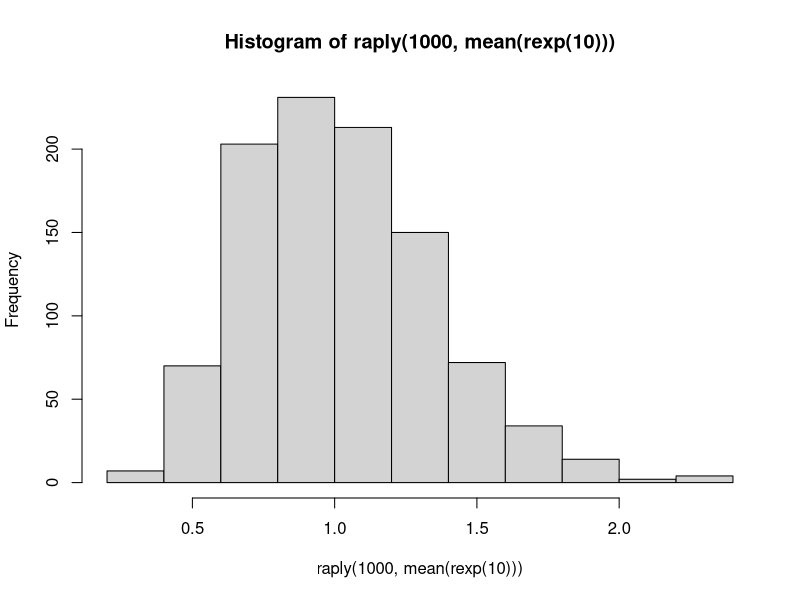
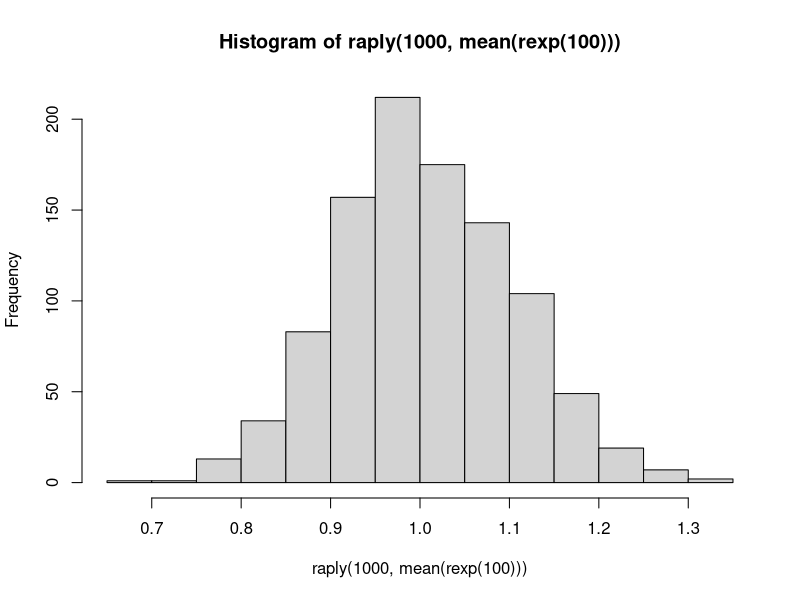
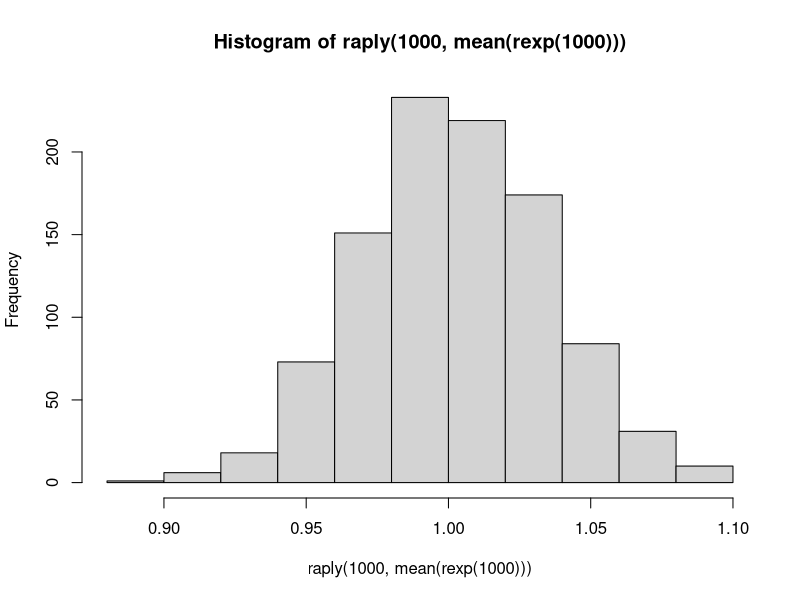

Generate these figures, in order, with R:
# r2py crawler metadata
# package: plyr
# source_type: rd_example
# topic: raply.Rd
# source_file: C:\Users\bened\AppData\Local\R\win-library\4.5\plyr\help
# lines: 11

suppressPackageStartupMessages(library(plyr))
raply(100, mean(runif(100)))
raply(100, each(mean, var)(runif(100)))

raply(10, runif(4))
raply(10, matrix(runif(4), nrow=2))

# See the central limit theorem in action
hist(raply(1000, mean(rexp(10))))
hist(raply(1000, mean(rexp(100))))
hist(raply(1000, mean(rexp(1000))))
